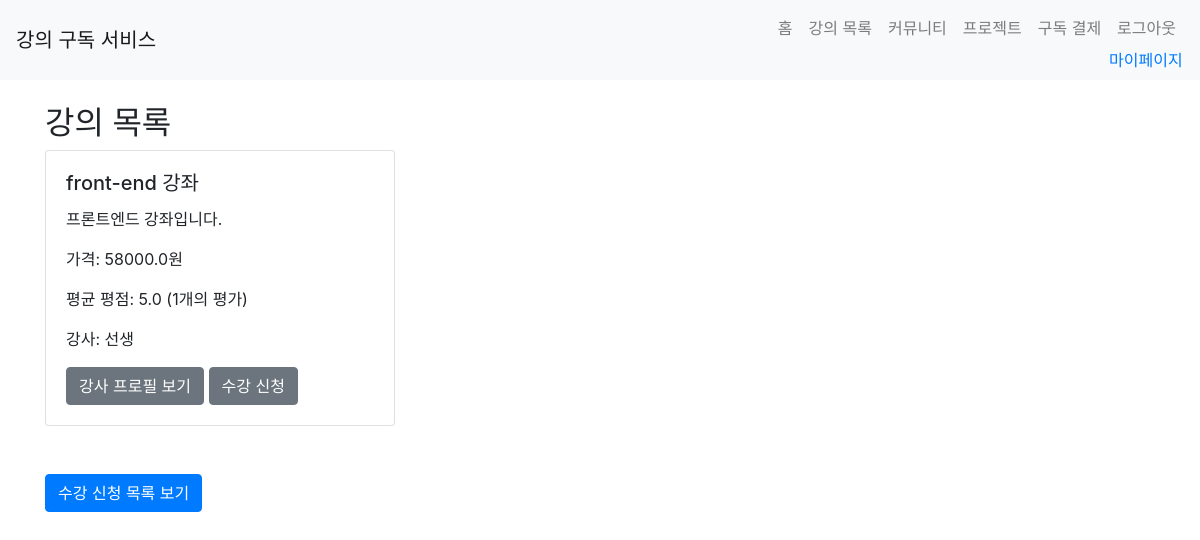
Page /courses/ (signed in) on the committed database.
### app/models.py (models this page shows, shortened)
class Course(db.Model):
    id = db.Column(db.Integer, primary_key=True)
    title = db.Column(db.String(100), nullable=False)
    description = db.Column(db.Text, nullable=False)
    price = db.Column(db.Float, nullable=False)
    teacher_id = db.Column(db.Integer, db.ForeignKey('user.id'), nullable=False)
    teacher = db.relationship('User', back_populates='courses')
    enrollments = db.relationship('Enrollment', back_populates='course', lazy=True)
    projects = db.relationship('Project', back_populates='course', lazy=True)
    @hybrid_property
    def average_rating(self):
        if self.enrollments:
            total_rating = sum(enrollment.rating for enrollment in self.enrollments if enrollment.rating)
            count = sum(1 for enrollment in self.enrollments if enrollment.rating)
            return round(total_rating / count, 1) if count > 0 else None
        return None
    @hybrid_property
    def rating_count(self):
        return sum(1 for enrollment in self.enrollments if enrollment.rating)

class Enrollment(db.Model):
    id = db.Column(db.Integer, primary_key=True)
    student_id = db.Column(db.Integer, db.ForeignKey('user.id'), nullable=False)
    course_id = db.Column(db.Integer, db.ForeignKey('course.id'), nullable=False)
    approved = db.Column(db.Boolean, default=False)
    student = db.relationship('User', back_populates='enrollments')
    course = db.relationship('Course', back_populates='enrollments')
    rating = db.Column(db.Integer)

class User(UserMixin, db.Model):
    id = db.Column(db.Integer, primary_key=True)
    name = db.Column(db.String(100), nullable=False)
    email = db.Column(db.String(120), unique=True, nullable=False)
    password = db.Column(db.String(255), nullable=False)
    role = db.Column(db.String(20), nullable=False)  # 'student' 또는 'teacher'
    enrollments = db.relationship('Enrollment', back_populates='student', lazy=True)
    courses = db.relationship('Course', back_populates='teacher', lazy=True)  # 강사가 가르치는 강좌들
    subscription = db.relationship('Subscription', uselist=False)
    def is_teacher(self):
        return self.role == 'teacher'

### app/views/courses.py (the view)
@bp.route('/')
@login_required
def course_list():
    courses = Course.query.all()
    form = EnrollmentForm()
    enrollments = current_user.enrollments if current_user.is_authenticated else []
    enrolled_course_ids = [enrollment.course_id for enrollment in enrollments]
    return render_template('courses/course_list.html', courses=courses, form=form, enrolled_course_ids=enrolled_course_ids)

### app/__init__.py (called while the page is built)
@login_manager.user_loader
def load_user(user_id):
    if user_id is not None:
        return User.query.get(int(user_id))
    return None

### app/templates/courses/course_list.html (shortened to what this page needs)
{% extends 'base.html' %}
{% block content %}
<h2>강의 목록</h2>
<div class="row">
    {% for course in courses %}
    <div class="col-md-4">
        <div class="card mb-4">
            <div class="card-body">
                <h5 class="card-title">{{ course.title }}</h5>
                <p class="card-text">{{ course.description }}</p>
                <p class="card-text">가격: {{ course.price }}원</p>
                {% if course.average_rating %}
                <p class="card-text">평균 평점: {{ course.average_rating }} ({{ course.rating_count }}개의 평가)</p>
                {% else %}
                <p class="card-text">평점 없음</p>
                {% endif %}
                {% if course.teacher %}
                <p class="card-text">강사: {{ course.teacher.name }}</p>
                <a href="{{ url_for('teachers.profile', teacher_id=course.teacher.id) }}" class="btn btn-secondary">강사 프로필 보기</a>
                {% else %}
                <p class="card-text">강사: 미정</p>
                {% endif %}
                {% if current_user.is_authenticated and current_user != course.teacher %}
                {% if course.teacher %}
                {% if course.id not in enrolled_course_ids %}
                <form action="{{ url_for('teachers.enroll', course_id=course.id) }}" method="post" class="d-inline">
                    {{ form.hidden_tag() }}
                    {{ form.submit(class="btn btn-primary") }}
                </form>
                {% else %}
                <button class="btn btn-secondary" onclick="alert('이미 신청한 강좌입니다!')">수강 신청</button>
                {% endif %}
                {% endif %}
                {% endif %}
            </div>
        </div>
    </div>
    {% endfor %}
</div>
{% if current_user.is_authenticated %}
<div class="mt-4">
    {% if current_user.is_teacher %}
    <a href="{{ url_for('teachers.enrollments') }}" class="btn btn-primary">수강 신청 목록 보기</a>
    {% else %}
    <a href="{{ url_for('courses.course_list') }}" class="btn btn-primary">강의 목록 보기</a>
    {% endif %}
</div>
{% endif %}
{% endblock %}

### rows in the picture
Course: title "front-end 강좌", description "프론트엔드 강좌입니다.", price "58000.0", average_rating "5.0", rating_count "1", teacher.name "선생", shows "수강 신청"
